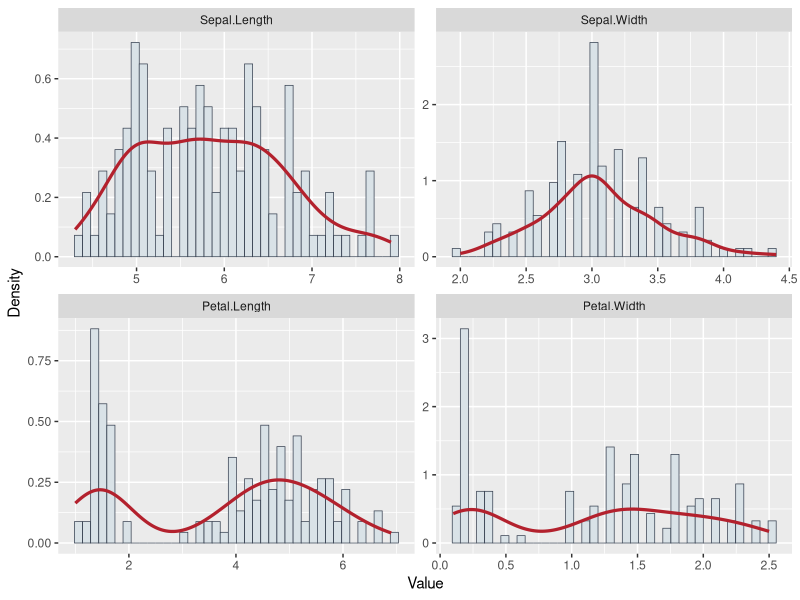
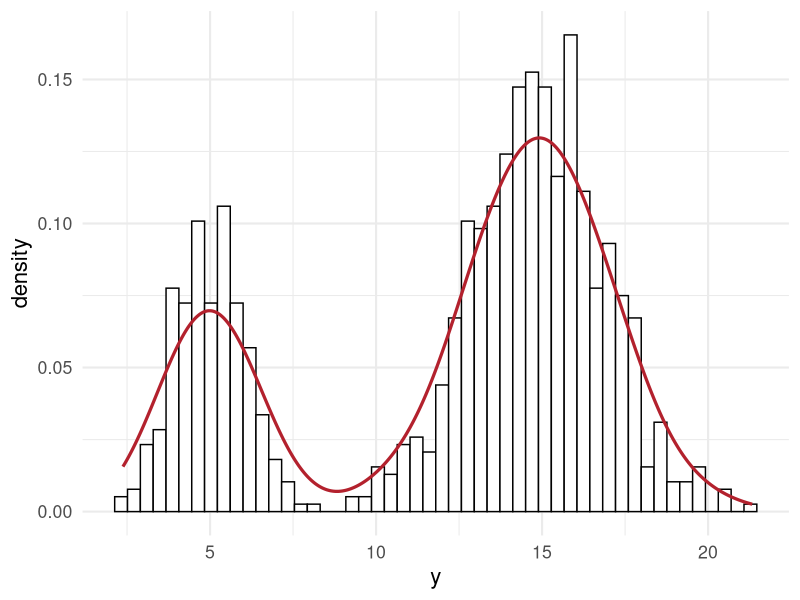
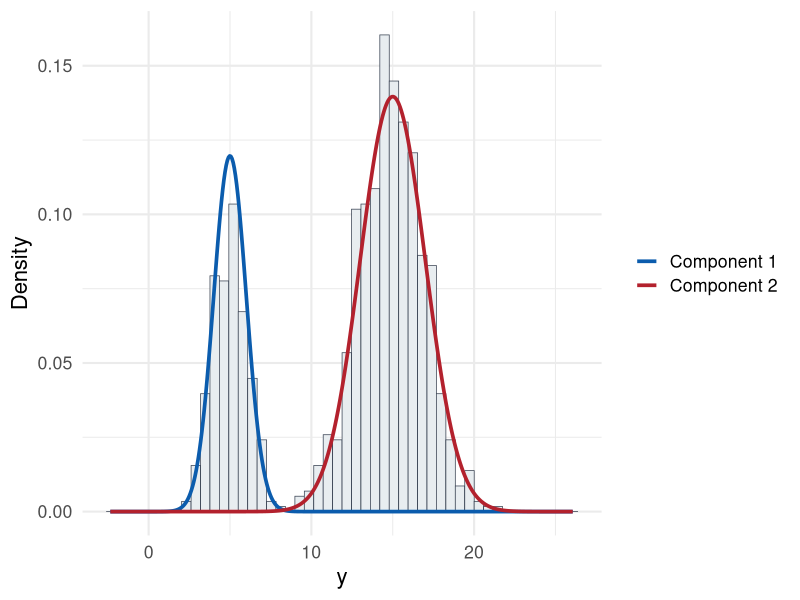
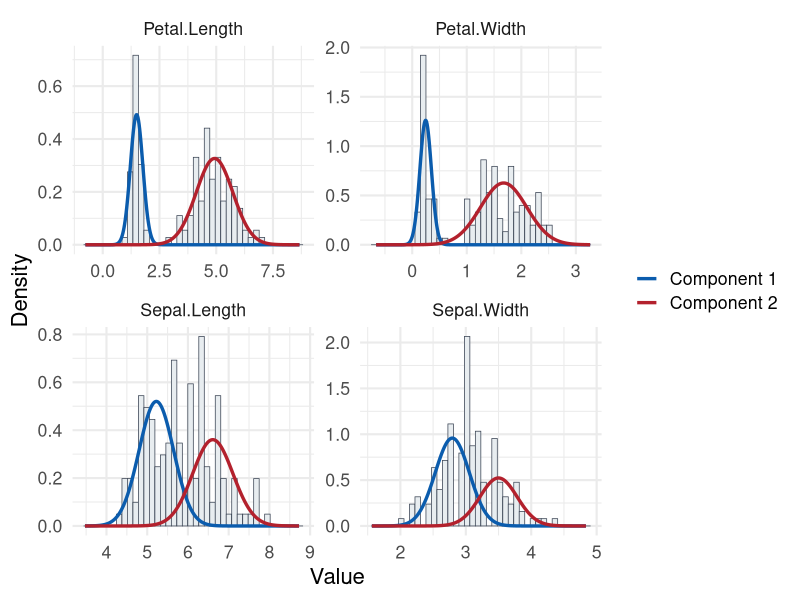

The R script that drew these images, in order:
## ---- chunk 1
#| include: false
mixture_preview <- function(y, k = 2, seed = 242151) {
  set.seed(seed)

  km <- kmeans(matrix(y, ncol = 1), centers = k, nstart = 25)
  center_order <- order(as.numeric(km$centers))
  cluster <- match(km$cluster, center_order)

  lambda <- as.numeric(tabulate(cluster, nbins = k)) / length(y)
  mu <- as.numeric(tapply(y, cluster, mean))
  sigma <- as.numeric(tapply(y, cluster, sd))

  grid <- seq(min(y) - sd(y), max(y) + sd(y), length.out = 400)

  do.call(
    rbind,
    lapply(seq_len(k), function(component) {
      data.frame(
        component = paste("Component", component),
        Value = grid,
        density = lambda[component] * dnorm(grid, mu[component], sigma[component])
      )
    })
  )
}
## ---- chunk 2
library(ggplot2)
data(iris)

dplot = stack(iris[, c("Sepal.Length", "Sepal.Width", "Petal.Length", "Petal.Width")])
colnames(dplot) = c("Value", "Feature")

ggplot(dplot, aes(x = Value)) +
  geom_histogram(
    aes(y = after_stat(density)),
    bins = 40,
    fill = "#d9e2e7",
    color = "#374151",
    linewidth = 0.25
  ) +
  geom_density(color = "#b3212d", linewidth = 1.1) +
  facet_wrap(~ Feature, scales = "free") +
  labs(x = "Value", y = "Density")
## ---- chunk 3
library(ggplot2)
theme_set(theme_minimal(base_size = 16))

# some random data
set.seed(100)
N <- 1000

# mixture probability for the first component
theta <- 0.3
mu1 <- 5
mu2 <- 15
sd1 <- 1
sd2 <- 2
y <- ifelse(runif(N) < theta, rnorm(N, mu1, sd1), rnorm(N, mu2, sd2))

dat = list(
     N = length(y),
     y = y,
     k = 2
)
## ---- chunk 4
dplot = as.data.frame(dat)

ggplot(dplot, aes(x = y)) +
  geom_histogram(aes(y = ..density..), bins = 50, fill = "white", color = 1) +
  geom_density(color = "#b3212d", linewidth = 1.1)
## ---- chunk 5
sim_density = rbind(
  data.frame(
    component = "Component 1",
    y = seq(min(y) - sd(y), max(y) + sd(y), length.out = 400),
    lambda = theta,
    mu = mu1,
    sigma = sd1
  ),
  data.frame(
    component = "Component 2",
    y = seq(min(y) - sd(y), max(y) + sd(y), length.out = 400),
    lambda = 1 - theta,
    mu = mu2,
    sigma = sd2
  )
)

sim_density$density = with(sim_density, lambda * dnorm(y, mu, sigma))

ggplot(dplot, aes(x = y)) +
  geom_histogram(
    aes(y = after_stat(density)),
    bins = 50,
    fill = "#e8edf0",
    color = "#374151",
    linewidth = 0.25
  ) +
  geom_line(
    data = sim_density,
    aes(x = y, y = density, color = component),
    linewidth = 1.25,
    inherit.aes = FALSE
  ) +
  scale_color_manual(values = c("Component 1" = "#0b5cad", "Component 2" = "#b3212d")) +
  labs(x = "y", y = "Density", color = NULL)
## ---- chunk 6
iris_features = iris[, c("Sepal.Length", "Sepal.Width", "Petal.Length", "Petal.Width")]

iris_density = do.call(
  rbind,
  lapply(names(iris_features), function(feature) {
    out = mixture_preview(iris_features[[feature]], k = 2, seed = 242151)
    out$Feature = feature
    out
  })
)

iris_long = stack(iris_features)
colnames(iris_long) = c("Value", "Feature")

ggplot(iris_long, aes(x = Value)) +
  geom_histogram(
    aes(y = after_stat(density)),
    bins = 40,
    fill = "#e8edf0",
    color = "#374151",
    linewidth = 0.25
  ) +
  geom_line(
    data = iris_density,
    aes(x = Value, y = density, color = component),
    linewidth = 1.15,
    inherit.aes = FALSE
  ) +
  scale_color_manual(values = c("Component 1" = "#0b5cad", "Component 2" = "#b3212d")) +
  facet_wrap(~ Feature, scales = "free") +
  labs(x = "Value", y = "Density", color = NULL)
